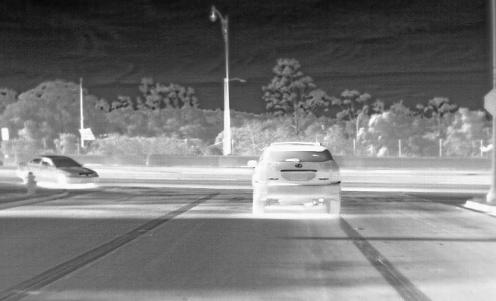
#> input picture test_img/RoadScene/ir/FLIR_00211.jpg, 496 x 301 px, found by its file name; its folder holds only this picture in this run
$ python -i evaluator.py   (imports and definitions only)
#> lines starting #> are read from the running program, lines starting #| are printed output that depends on the picture; pictures that were not available may be replaced by others from this repository, and a replacement may not be noted
import numpy as np
import cv2
import sklearn.metrics as skm
from scipy.signal import convolve2d
import math
from skimage.metrics import structural_similarity as ssim
import os
from tqdm import tqdm
import numpy as np
from scipy.ndimage import convolve
import torch
import torch.nn.functional as F


def image_read_cv2(path, mode="RGB"):
    img_BGR = cv2.imread(path).astype("float32")
    assert mode == "RGB" or mode == "GRAY" or mode == "YCrCb", "mode error"
    if mode == "RGB":
        img = cv2.cvtColor(img_BGR, cv2.COLOR_BGR2RGB)
    elif mode == "GRAY":
        img = np.round(cv2.cvtColor(img_BGR, cv2.COLOR_BGR2GRAY))
    elif mode == "YCrCb":
        img = cv2.cvtColor(img_BGR, cv2.COLOR_BGR2YCrCb)
    return img


class Evaluator:
    @classmethod
    def input_check(cls, imgF, imgA=None, imgB=None):
        if imgA is None:
            assert type(imgF) == np.ndarray, "type error"
            assert len(imgF.shape) == 2, "dimension error"
        else:
            assert type(imgF) == type(imgA) == type(imgB) == np.ndarray, "type error"
            assert imgF.shape == imgA.shape == imgB.shape, "shape error"
            assert len(imgF.shape) == 2, "dimension error"

    @classmethod
    def EN(cls, img):  # entropy
        cls.input_check(img)
        a = np.uint8(np.round(img)).flatten()
        h = np.bincount(a) / a.shape[0]
        return -sum(h * np.log2(h + (h == 0)))

    @classmethod
    def SD(cls, img):
        cls.input_check(img)
        return np.std(img)

    @classmethod
    def SF(cls, img):
        cls.input_check(img)
        return np.sqrt(
            np.mean((img[:, 1:] - img[:, :-1]) ** 2)
            + np.mean((img[1:, :] - img[:-1, :]) ** 2)
        )

    # [13 lines left out: function AG, not called in this run]

    @classmethod
    def MI(cls, image_F, image_A, image_B):
        cls.input_check(image_F, image_A, image_B)
        return skm.mutual_info_score(
            image_F.flatten(), image_A.flatten()
        ) + skm.mutual_info_score(image_F.flatten(), image_B.flatten())

    # [28 lines left out: functions MSE, CC, PSNR, not called in this run]

    @classmethod
    def SCD(
        cls, image_F, image_A, image_B
    ):  # The sum of the correlations of differences
        cls.input_check(image_F, image_A, image_B)
        imgF_A = image_F - image_A
        imgF_B = image_F - image_B
        corr1 = np.sum(
            (image_A - np.mean(image_A)) * (imgF_B - np.mean(imgF_B))
        ) / np.sqrt(
            (np.sum((image_A - np.mean(image_A)) ** 2))
            * (np.sum((imgF_B - np.mean(imgF_B)) ** 2))
        )
        corr2 = np.sum(
            (image_B - np.mean(image_B)) * (imgF_A - np.mean(imgF_A))
        ) / np.sqrt(
            (np.sum((image_B - np.mean(image_B)) ** 2))
            * (np.sum((imgF_A - np.mean(imgF_A)) ** 2))
        )
        return corr1 + corr2

    @classmethod
    def VIFF(cls, image_F, image_A, image_B):
        cls.input_check(image_F, image_A, image_B)
        return cls.compare_viff(image_A, image_F) + cls.compare_viff(image_B, image_F)

    @classmethod
    def compare_viff(cls, ref, dist):  # viff of a pair of pictures
        sigma_nsq = 2
        eps = 1e-10

        num = 0.0
        den = 0.0
        for scale in range(1, 5):

            N = 2 ** (4 - scale + 1) + 1
            sd = N / 5.0

            # Create a Gaussian kernel as MATLAB's
            m, n = [(ss - 1.0) / 2.0 for ss in (N, N)]
            y, x = np.ogrid[-m : m + 1, -n : n + 1]
            h = np.exp(-(x * x + y * y) / (2.0 * sd * sd))
            h[h < np.finfo(h.dtype).eps * h.max()] = 0
            sumh = h.sum()
            if sumh != 0:
                win = h / sumh

            if scale > 1:
                ref = convolve2d(ref, np.rot90(win, 2), mode="valid")
                dist = convolve2d(dist, np.rot90(win, 2), mode="valid")
                ref = ref[::2, ::2]
                dist = dist[::2, ::2]

            mu1 = convolve2d(ref, np.rot90(win, 2), mode="valid")
            mu2 = convolve2d(dist, np.rot90(win, 2), mode="valid")
            mu1_sq = mu1 * mu1
            mu2_sq = mu2 * mu2
            mu1_mu2 = mu1 * mu2
            sigma1_sq = convolve2d(ref * ref, np.rot90(win, 2), mode="valid") - mu1_sq
            sigma2_sq = convolve2d(dist * dist, np.rot90(win, 2), mode="valid") - mu2_sq
            sigma12 = convolve2d(ref * dist, np.rot90(win, 2), mode="valid") - mu1_mu2

            sigma1_sq[sigma1_sq < 0] = 0
            sigma2_sq[sigma2_sq < 0] = 0

            g = sigma12 / (sigma1_sq + eps)
            sv_sq = sigma2_sq - g * sigma12

            g[sigma1_sq < eps] = 0
            sv_sq[sigma1_sq < eps] = sigma2_sq[sigma1_sq < eps]
            sigma1_sq[sigma1_sq < eps] = 0

            g[sigma2_sq < eps] = 0
            sv_sq[sigma2_sq < eps] = 0

            sv_sq[g < 0] = sigma2_sq[g < 0]
            g[g < 0] = 0
            sv_sq[sv_sq <= eps] = eps

            num += np.sum(np.log10(1 + g * g * sigma1_sq / (sv_sq + sigma_nsq)))
            den += np.sum(np.log10(1 + sigma1_sq / sigma_nsq))

        vifp = num / den

        if np.isnan(vifp):
            return 1.0
        else:
            return vifp

    @classmethod
    def Qabf(cls, image_F, image_A, image_B):
        cls.input_check(image_F, image_A, image_B)
        gA, aA = cls.Qabf_getArray(image_A)
        gB, aB = cls.Qabf_getArray(image_B)
        gF, aF = cls.Qabf_getArray(image_F)
        QAF = cls.Qabf_getQabf(aA, gA, aF, gF)
        QBF = cls.Qabf_getQabf(aB, gB, aF, gF)

        # 计算QABF
        deno = np.sum(gA + gB)
        nume = np.sum(np.multiply(QAF, gA) + np.multiply(QBF, gB))
        return nume / deno

    @classmethod
    def Qabf_getArray(cls, img):
        # Sobel Operator Sobel
        h1 = np.array([[1, 2, 1], [0, 0, 0], [-1, -2, -1]]).astype(np.float32)
        h2 = np.array([[0, 1, 2], [-1, 0, 1], [-2, -1, 0]]).astype(np.float32)
        h3 = np.array([[-1, 0, 1], [-2, 0, 2], [-1, 0, 1]]).astype(np.float32)

        SAx = convolve2d(img, h3, mode="same")
        SAy = convolve2d(img, h1, mode="same")
        gA = np.sqrt(np.multiply(SAx, SAx) + np.multiply(SAy, SAy))
        aA = np.zeros_like(img)
        aA[SAx == 0] = math.pi / 2
        aA[SAx != 0] = np.arctan(SAy[SAx != 0] / SAx[SAx != 0])
        return gA, aA

    @classmethod
    def Qabf_getQabf(cls, aA, gA, aF, gF):
        L = 1
        Tg = 0.9994
        kg = -15
        Dg = 0.5
        Ta = 0.9879
        ka = -22
        Da = 0.8
        GAF, AAF, QgAF, QaAF, QAF = (
            np.zeros_like(aA),
            np.zeros_like(aA),
            np.zeros_like(aA),
            np.zeros_like(aA),
            np.zeros_like(aA),
        )
        GAF[gA > gF] = gF[gA > gF] / gA[gA > gF]
        GAF[gA == gF] = gF[gA == gF]
        GAF[gA < gF] = gA[gA < gF] / gF[gA < gF]
        AAF = 1 - np.abs(aA - aF) / (math.pi / 2)
        QgAF = Tg / (1 + np.exp(kg * (GAF - Dg)))
        QaAF = Ta / (1 + np.exp(ka * (AAF - Da)))
        QAF = QgAF * QaAF
        return QAF

    @classmethod
    def SSIM(cls, image_F, image_A, image_B):
        data_range = 1.0 if image_F.max() <= 1.0 else 255.0
        cls.input_check(image_F, image_A, image_B)
        a = ssim(image_F, image_A, data_range=data_range)
        b = ssim(image_F, image_B, data_range=data_range)
        return (a + b) / 2

    # [6 lines left out: function SSIMsingle, not called in this run]

    @classmethod
    def itensity(cls, image_F, image_A, image_B):
        # 假设 vis_img、inf_img 和 sample_y 是 NumPy 数组
        # w1 的计算
        tempture = 10
        w1 = np.exp(image_A / tempture) / (
            np.exp(image_A / tempture) + np.exp(image_B / tempture)
        )

        # 计算强度损失
        intensity_loss = np.mean(w1 * ((image_A - image_F) ** 2)) + np.mean(
            (1 - w1) * ((image_B - image_F) ** 2)
        )
        return intensity_loss

    @classmethod
    def msssimLoss(
        cls, f, a, b, window_size=11, size_average=True, val_range=None, normalize=False
    ):
        Win = [11, 9, 7, 5, 3]
        loss = 0
        for s in Win:
            loss1, sigma1 = ssim_2(a, f, s, full=True, val_range=val_range)
            loss2, sigma2 = ssim_2(b, f, s, full=True, val_range=val_range)
            r = sigma1 / (sigma1 + sigma2 + 0.0000001)
            tmp = 1 - np.mean(r * loss1) - np.mean((1 - r) * loss2)
            loss += tmp
        loss = loss / 5.0
        return loss


def gaussian_2(window_size, sigma):
    gauss = np.array(
        [
            np.exp(-((x - window_size // 2) ** 2) / float(2 * sigma**2))
            for x in range(window_size)
        ]
    )
    return gauss / np.sum(gauss)


def create_window_2(window_size, channel=1):
    _1D_window = gaussian_2(window_size, 1.5).reshape(window_size, 1)
    _2D_window = np.dot(_1D_window, _1D_window.T)
    window = np.expand_dims(np.expand_dims(_2D_window, 0), 0)
    window = np.tile(window, (channel, 1, 1, 1))
    return window


def ssim_2(img1, img2, window_size=11, window=None, full=False, val_range=None):
    if val_range is None:
        L = np.max(img1) - np.min(img1)
    else:
        L = val_range

    if img1.ndim == 2:
        img1 = np.expand_dims(img1, axis=0)

    (channel, height, width) = img1.shape
    if window is None:
        real_size = min(window_size, height, width)
        window = create_window_2(real_size, channel=channel)

    mu1 = convolve(img1, window, mode="constant", cval=0.0)
    mu2 = convolve(img2, window, mode="constant", cval=0.0)

    mu1_sq = mu1**2
    mu2_sq = mu2**2
    mu1_mu2 = mu1 * mu2

    sigma1_sq = convolve(img1**2, window, mode="constant", cval=0.0) - mu1_sq
    sigma2_sq = convolve(img2**2, window, mode="constant", cval=0.0) - mu2_sq
    sigma12 = convolve(img1 * img2, window, mode="constant", cval=0.0) - mu1_mu2

    C1 = (0.01 * L) ** 2
    C2 = (0.03 * L) ** 2

    v1 = 2.0 * mu1_mu2 + C1
    v2 = mu1_sq + mu2_sq + C1
    v = np.full_like(sigma1_sq, 0.0001)
    sigma1_sq = np.where(sigma1_sq < 0.0001, v, sigma1_sq)
    mu1_sq = np.where(mu1_sq < 0.0001, v, mu1_sq)

    ssim_map = ((2 * sigma12 + C2) * v1) / ((sigma1_sq + sigma2_sq + C2) * v2)

    if full:
        return ssim_map, sigma1_sq
    return ssim_map


# [130 lines left out: functions VIFF, evaluate_single, not called in this run]


def evaluate(root_path):
    path_a = f"{root_path}/a"
    path_b = f"{root_path}/b"
    path_f = f"{root_path}/f"
    evaluation_results = {}
    metric_result = np.zeros((10))

    fileNmae = os.listdir(path_f)

    for img_name in tqdm(fileNmae, desc="Processing Images"):
        a = image_read_cv2(os.path.join(path_a, img_name), "GRAY")
        b = image_read_cv2(os.path.join(path_b, img_name), "GRAY")
        f = image_read_cv2(os.path.join(path_f, img_name), "GRAY")
        res = np.array(
            [
                Evaluator.EN(f),
                Evaluator.SD(f),
                Evaluator.SF(f),
                Evaluator.MI(f, a, b),
                Evaluator.SCD(f, a, b),
                Evaluator.VIFF(f, a, b),
                Evaluator.Qabf(f, a, b),
                Evaluator.SSIM(f, a, b),
                Evaluator.itensity(f, a, b),
                Evaluator.msssimLoss(f, a, b),
            ]
        )
#> in EN, `h = np.bincount(a) / a.shape[0]`: h = 256 values, max 0.0102 at index 103, min 0 at index 0, mean 0.00391
#> in SCD, `imgF_A = image_F - image_A`: imgF_A: shape (301, 496) float32; every value is 0
#> in SCD, `corr1 = np.sum( (image_A - np.mean(image_A)) * (imgF_B - np.mean(imgF_..`: corr1 = nan
#> the loop in compare_viff, `for scale in range(1, 5): ` made 4 passes
#> (num, den) on passes 1 to 4: (233900, 233900), (281453.6, 281453.6), (292515.9, 292515.9), (295193.6, 295193.6)
#> pass 1, in compare_viff, `mu1_sq = mu1 * mu1`:
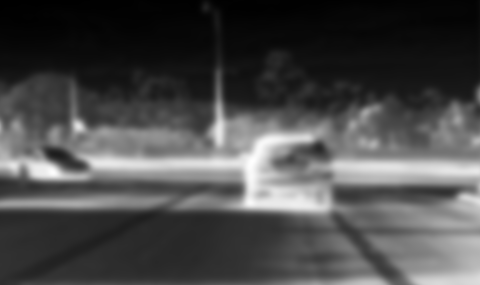
#> mu1_sq: shape (285, 480) float64; min 319.2, max 59707.4, mean 17748.8; drawn with min black and max white
#> pass 1, in compare_viff, `sigma1_sq = convolve2d(ref * ref, np.rot90(win, 2), mode="valid") - mu..`:
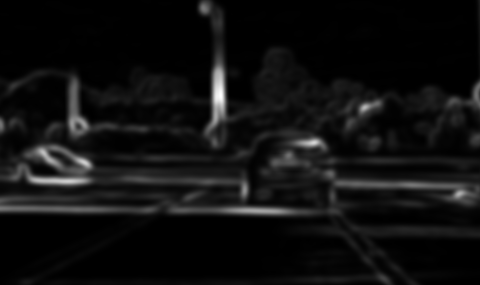
#> sigma1_sq: shape (285, 480) float64; min 2.08, max 5323.2, mean 338; drawn with min black and max white
#> after the loop in compare_viff, `for scale in range(1, 5):`: den = 295193.6
#> in compare_viff, `vifp = num / den`: vifp = 1
#> in compare_viff (call 2), `sigma_nsq = 2`: sigma_nsq = 2
#> the loop in compare_viff (call 2), `for scale in range(1, 5): ` made 4 passes
#> pass 1, in compare_viff (call 2), `sv_sq = sigma2_sq - g * sigma12`:
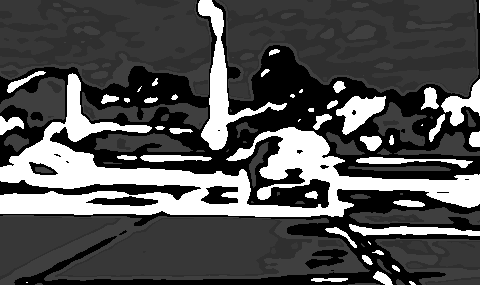
#> sv_sq: shape (285, 480) float64; min 1e-10, max 1e-10, mean 1e-10; drawn with min black and max white
#> after the loop in compare_viff (call 2), `for scale in range(1, 5):`: den = 295193.6
#> in Qabf_getArray, `SAx = convolve2d(img, h3, mode="same")`:
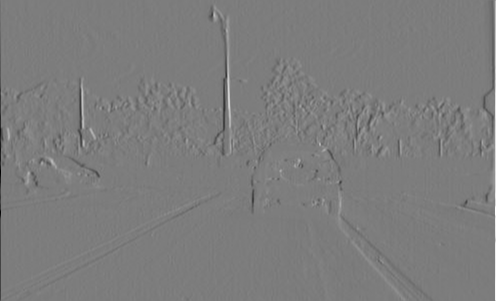
#> SAx: shape (301, 496) float32; min -960, max 998, mean -0.5; drawn with min black and max white
#> in Qabf_getArray, `SAy = convolve2d(img, h1, mode="same")`:
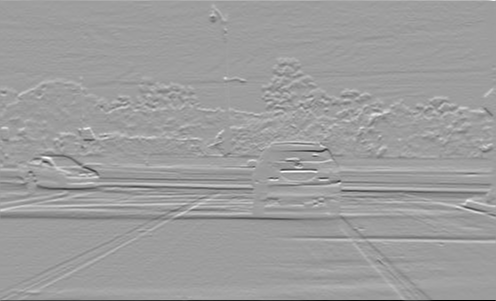
#> SAy: shape (301, 496) float32; min -915, max 569, mean 2; drawn with min black and max white
#> in Qabf_getArray, `aA[SAx != 0] = np.arctan(SAy[SAx != 0] / SAx[SAx != 0])`:
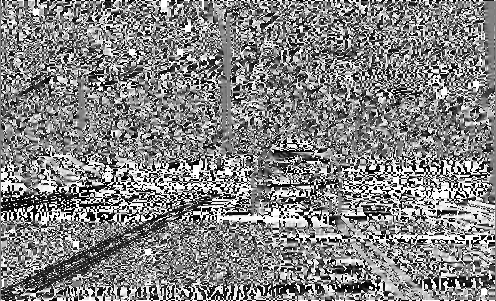
#> aA: shape (301, 496) float32; min -1.57, max 1.57, mean 0.0514; drawn with min black and max white
#> in Qabf_getQabf, `AAF = 1 - np.abs(aA - aF) / (math.pi / 2)`: AAF: shape (301, 496) float32; every value is 1
#> in Qabf_getQabf, `QgAF = Tg / (1 + np.exp(kg * (GAF - Dg)))`:
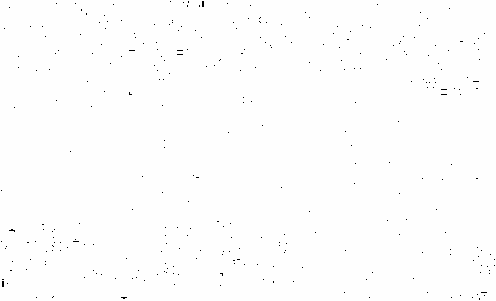
#> QgAF: shape (301, 496) float32; min 0.000552, max 0.999, mean 0.997
#> in Qabf_getQabf, `QaAF = Ta / (1 + np.exp(ka * (AAF - Da)))`: QaAF: shape (301, 496) float32; every value is 0.976
#> in Qabf, `deno = np.sum(gA + gB)`: deno = 16164293
#> in Qabf, `nume = np.sum(np.multiply(QAF, gA) + np.multiply(QBF, gB))`: nume = 15765564
#> in SSIM, `data_range = 1.0 if image_F.max() <= 1.0 else 255.0`: data_range = 255
#> in SSIM, `a = ssim(image_F, image_A, data_range=data_range)`: a = 1
#> in itensity, `tempture = 10`: tempture = 10
#> in itensity, `w1 = np.exp(image_A / tempture) / ( np.exp(image_A / tempture) + np.ex..`: w1: shape (301, 496) float32; every value is 0.5
#> in itensity, `intensity_loss = np.mean(w1 * ((image_A - image_F) ** 2)) + np.mean( (..`: intensity_loss = 0
#> in msssimLoss, `Win = [11, 9, 7, 5, 3]`: Win = [11, 9, 7, 5, 3]
#> the loop in msssimLoss, `for s in Win:` made 1 pass
#> s on pass 1: 11
#> after the loop in msssimLoss, `for s in Win:`: loss = 0
        evaluation_results[img_name] = np.round(res, 2)
        metric_result += res
    print("=" * 80)

    metric_result /= len(fileNmae)
    print(f"result of {path_f}")
    print("\t EN\t SD\t SF\t MI\t SCD\t VIF\t Qabf\t SSIM\t itentisyLoss\t mssimLoss\t")
    print(
        "\t"
        + str(np.round(metric_result[0], 2))
        + "\t"
        + str(np.round(metric_result[1], 2))
        + "\t"
        + str(np.round(metric_result[2], 2))
        + "\t"
        + str(np.round(metric_result[3], 2))
        + "\t"
        + str(np.round(metric_result[4], 2))
        + "\t"
        + str(np.round(metric_result[5], 2))
        + "\t"
        + str(np.round(metric_result[6], 2))
        + "\t"
        + str(np.round(metric_result[7], 2))
        + "\t"
        + str(np.round(metric_result[8], 2))
        + "\t"
        + str(np.round(metric_result[9], 2))
        + "\n"
    )

    # [54 lines left out: functions ensure_even_dimensions, cosine_similarity, pearson_correlation, euclidean_distance, average_similarity, not called in this run]

#> (the run stopped early here; a loop or call above may not have finished)

$ run again, on test_img/RoadScene/ir/FLIR_00977.jpg
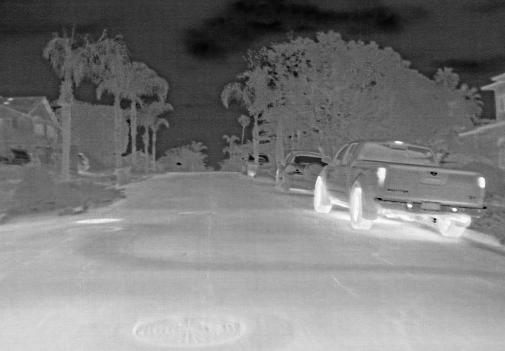
#> input picture test_img/RoadScene/ir/FLIR_00977.jpg, 505 x 351 px, found by its file name
#> h = 256 values, max 0.0117 at index 55, min 5.64e-06 at index 2, mean 0.00391
#> imgF_A: shape (351, 505) float32; every value is 0
#> corr1 = nan
#> the loop in compare_viff, `for scale in range(1, 5): ` made 4 passes
#> (num, den) on passes 1 to 4: (223517.2, 223517.2), (266040.4, 266040.4), (275794.3, 275794.3), (278212.7, 278212.7)
#> after the loop in compare_viff, `for scale in range(1, 5):`: den = 278212.7
#> vifp = 1
#> sigma_nsq = 2
#> the loop in compare_viff (call 2), `for scale in range(1, 5): ` made 4 passes
#> pass 1, in compare_viff (call 2), `sv_sq = sigma2_sq - g * sigma12`:
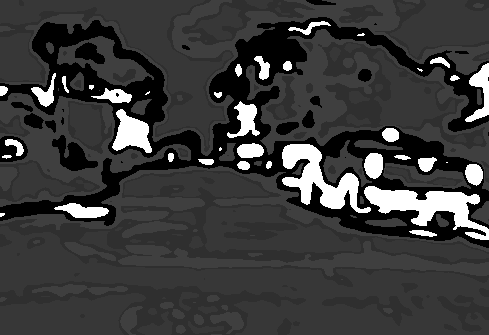
#> sv_sq: shape (335, 489) float64; min 1e-10, max 1e-10, mean 1e-10; drawn with min black and max white
#> after the loop in compare_viff (call 2), `for scale in range(1, 5):`: den = 278212.7
#> AAF: shape (351, 505) float32; every value is 1
#> in Qabf_getQabf, `QgAF = Tg / (1 + np.exp(kg * (GAF - Dg)))`:
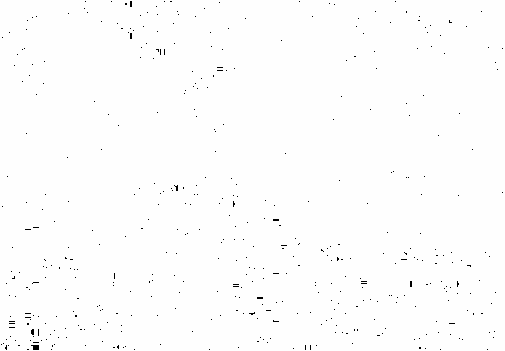
#> QgAF: shape (351, 505) float32; min 0.000552, max 0.999, mean 0.995
#> QaAF: shape (351, 505) float32; every value is 0.976
#> deno = 13373395
#> nume = 13043509
#> data_range = 255
#> a = 1
#> tempture = 10
#> w1: shape (351, 505) float32; every value is 0.5
#> intensity_loss = 0
#> Win = [11, 9, 7, 5, 3]
#> the loop in msssimLoss, `for s in Win:` made 1 pass
#> s on pass 1: 11
#> after the loop in msssimLoss, `for s in Win:`: loss = 0
